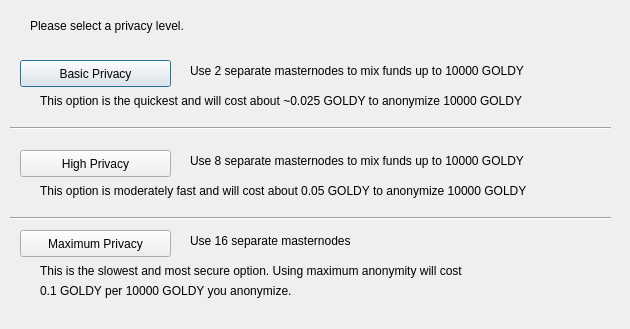
<?xml version="1.0" encoding="UTF-8"?>
<ui version="4.0">
 <class>ObfuscationConfig</class>
 <widget class="QDialog" name="ObfuscationConfig">
  <property name="geometry">
   <rect>
    <x>0</x>
    <y>0</y>
    <width>630</width>
    <height>329</height>
   </rect>
  </property>
  <property name="windowTitle">
   <string>Configure Obfuscation</string>
  </property>
  <widget class="QPushButton" name="buttonBasic">
   <property name="geometry">
    <rect>
     <x>20</x>
     <y>60</y>
     <width>151</width>
     <height>27</height>
    </rect>
   </property>
   <property name="text">
    <string>Basic Privacy</string>
   </property>
  </widget>
  <widget class="QPushButton" name="buttonHigh">
   <property name="geometry">
    <rect>
     <x>20</x>
     <y>150</y>
     <width>151</width>
     <height>27</height>
    </rect>
   </property>
   <property name="text">
    <string>High Privacy</string>
   </property>
  </widget>
  <widget class="QPushButton" name="buttonMax">
   <property name="geometry">
    <rect>
     <x>20</x>
     <y>230</y>
     <width>151</width>
     <height>27</height>
    </rect>
   </property>
   <property name="text">
    <string>Maximum Privacy</string>
   </property>
  </widget>
  <widget class="QLabel" name="label">
   <property name="geometry">
    <rect>
     <x>30</x>
     <y>10</y>
     <width>571</width>
     <height>31</height>
    </rect>
   </property>
   <property name="text">
    <string>Please select a privacy level.</string>
   </property>
  </widget>
  <widget class="QLabel" name="label_2">
   <property name="geometry">
    <rect>
     <x>190</x>
     <y>60</y>
     <width>421</width>
     <height>21</height>
    </rect>
   </property>
   <property name="text">
    <string>Use 2 separate masternodes to mix funds up to 10000 GOLDY</string>
   </property>
  </widget>
  <widget class="QLabel" name="label_3">
   <property name="geometry">
    <rect>
     <x>190</x>
     <y>150</y>
     <width>411</width>
     <height>21</height>
    </rect>
   </property>
   <property name="text">
    <string>Use 8 separate masternodes to mix funds up to 10000 GOLDY</string>
   </property>
  </widget>
  <widget class="QLabel" name="label_4">
   <property name="geometry">
    <rect>
     <x>190</x>
     <y>230</y>
     <width>421</width>
     <height>21</height>
    </rect>
   </property>
   <property name="text">
    <string>Use 16 separate masternodes</string>
   </property>
  </widget>
  <widget class="QLabel" name="label_6">
   <property name="geometry">
    <rect>
     <x>40</x>
     <y>90</y>
     <width>561</width>
     <height>21</height>
    </rect>
   </property>
   <property name="text">
    <string>This option is the quickest and will cost about ~0.025 GOLDY to anonymize 10000 GOLDY</string>
   </property>
  </widget>
  <widget class="QLabel" name="label_7">
   <property name="geometry">
    <rect>
     <x>40</x>
     <y>180</y>
     <width>561</width>
     <height>21</height>
    </rect>
   </property>
   <property name="text">
    <string>This option is moderately fast and will cost about 0.05 GOLDY to anonymize 10000 GOLDY</string>
   </property>
  </widget>
  <widget class="QLabel" name="label_8">
   <property name="geometry">
    <rect>
     <x>40</x>
     <y>260</y>
     <width>561</width>
     <height>21</height>
    </rect>
   </property>
   <property name="text">
    <string>This is the slowest and most secure option. Using maximum anonymity will cost</string>
   </property>
  </widget>
  <widget class="QLabel" name="label_9">
   <property name="geometry">
    <rect>
     <x>40</x>
     <y>280</y>
     <width>561</width>
     <height>21</height>
    </rect>
   </property>
   <property name="text">
    <string>0.1 GOLDY per 10000 GOLDY you anonymize.</string>
   </property>
  </widget>
  <widget class="Line" name="line">
   <property name="geometry">
    <rect>
     <x>10</x>
     <y>120</y>
     <width>601</width>
     <height>16</height>
    </rect>
   </property>
   <property name="orientation">
    <enum>Qt::Horizontal</enum>
   </property>
  </widget>
  <widget class="Line" name="line_2">
   <property name="geometry">
    <rect>
     <x>10</x>
     <y>210</y>
     <width>601</width>
     <height>16</height>
    </rect>
   </property>
   <property name="orientation">
    <enum>Qt::Horizontal</enum>
   </property>
  </widget>
 </widget>
 <resources/>
 <connections/>
</ui>
